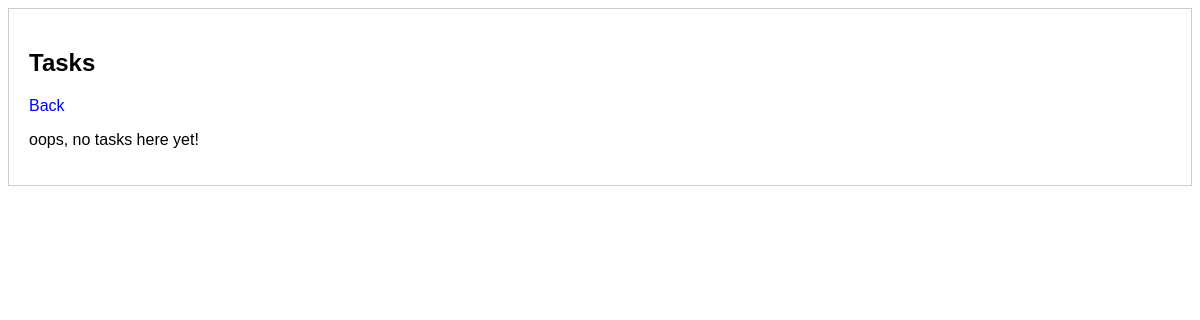
The page /tasks/ on the database as committed earlier.
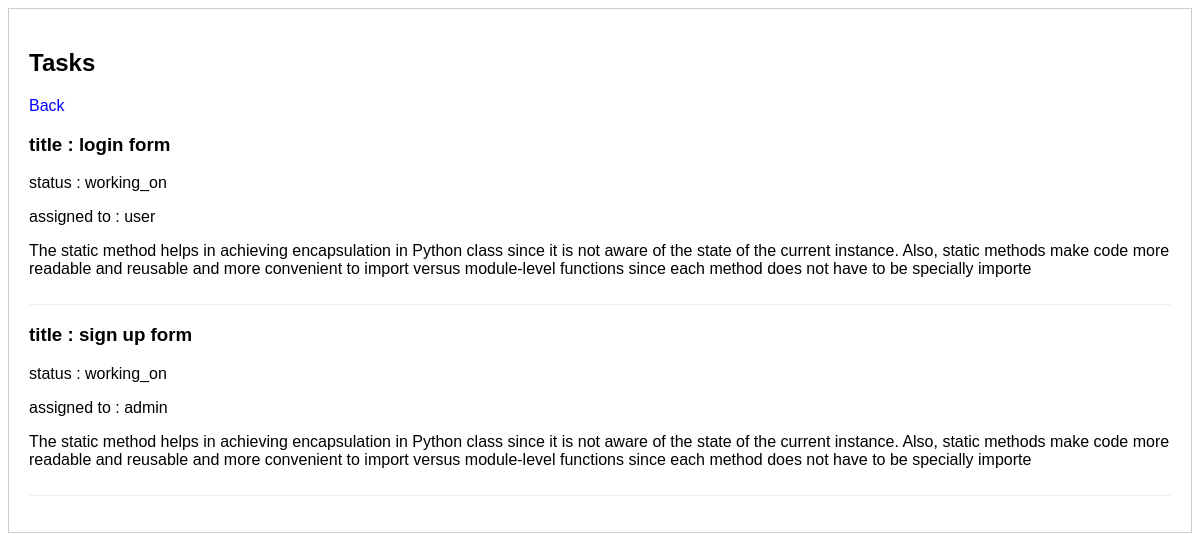
The same page on the database as committed later.
### projects/models.py (models this page shows, shortened)
class ProjectTasks(models.Model):
    class Meta:
        verbose_name = "project's tasks"
        verbose_name_plural = "project's tasks"
    task_choices = (
        ('free', 'free'),
        ('working_on', 'working on'),
        ('done', 'done')
    )
    title = models.CharField(max_length=59)
    content = models.CharField(max_length=300, default=None)
    assigned_to = models.ForeignKey(
        CustomUser, verbose_name=_("assigned to"),
        on_delete=models.CASCADE,
        blank=True,
        null=True
    )
    time_to_finish = models.DateField(verbose_name=_("time to finish"), default=None)
    task_status = models.CharField(
        max_length=10,
        choices=task_choices
    )
    image = models.ImageField(
        upload_to = 'projects/images/',
        null=True,
        blank=True,
        default=None
    )

### authe/models.py (models this page shows)
class CustomUser(AbstractBaseUser, PermissionsMixin):
    username_validator = UnicodeUsernameValidator()
    username = models.CharField(
        _("username"), #this is used for translation; helps users in different lan
        max_length=150,
        default=None,
        unique=True,
        null=False,
        blank=False,
        help_text=(
            "Required. 150 characters or fewer. Letters, digits and @/./+/-/_ only."
        ),
        error_messages={
            "unique": ("A user with that username already exists."),
        },
    )
    first_name = models.CharField(_("first name"), max_length=150, blank=True)
    last_name = models.CharField(_("last name"), max_length=150, blank=True)
    email = models.EmailField(_("email address"), blank=True, unique=False)
    is_staff = models.BooleanField(
        _("staff status"),
        default=False,
        help_text=_("Designates whether the user can log into this admin site."),
    )
    is_active = models.BooleanField(
        _("active"),
        default=True,
        help_text=_(
            "Designates whether this user should be treated as active. "
            "Unselect this instead of deleting accounts."
        ),
    )
    date_joined = models.DateTimeField(_("date joined"), default=timezone.now)
    objects = CustomUserManager()
    USERNAME_FIELD = "username"
    REQUIRED_FIELDS = ['email']
    def __str__(self):
        return self.username

### projects/views.py (the view)
# urls.py: path('tasks/', views.tasks_display, name="tasks"),
def tasks_display(request):
    return render(
        request, 'projects/tasks.html', {'tasks': ProjectTasks.objects.all()}
    )

### templates/projects/tasks.html (shortened to what this page needs)
{% load static %}
<html lang="en">
<head>
    <link rel="stylesheet" href="{% static 'projects/css/homepage.css' %}">
</head>
<body>
    <div class="tasks">
        <h2>Tasks</h2>
        <a style="text-decoration: none;" href="{% url 'projects:homepage' %}">Back</a>
        {% if tasks %}
        <ul>
            {% for task in tasks %}
            <li>
                <h3>title : {{ task.title }}</h3>
                <p>status : {{ task.task_status }}</p>
                <p>assigned to : {{ task.assigned_to }}</p>
                <p>{{ task.content }}</p>
            </li>
            {% endfor %}
        </ul>
        {% else %}
            <p>oops, no tasks here yet!</p>
        {% endif %}
    </div>
</body>
</html>

### static/projects/css/homepage.css (style rules this page uses)
body { font-family: sans-serif; }
h1, h2 { margin-bottom: 20px; }
.projects, .tasks { border: 1px solid #ccc; padding: 20px; margin-bottom: 20px; }
.projects ul, .tasks ul { list-style: none; padding: 0; }
.projects li, .tasks li { margin-bottom: 10px; border-bottom: 1px solid #eee; padding-bottom: 10px; }
.projects a, .tasks a { color: blue; text-decoration: none; }

Rows that differ between the two databases and show on the page:
added ProjectTasks: title "login form", task_status "working_on", assigned_to "user", content "The static method helps in achieving encapsulation in Python class since it is not aware of the state of the current instance. Also, static methods make code more readable and reusable and more convenient to import versus module-level functions since each method does not have to be specially importe"
added ProjectTasks: title "sign up form", task_status "working_on", assigned_to "admin", content "The static method helps in achieving encapsulation in Python class since it is not aware of the state of the current instance. Also, static methods make code more readable and reusable and more convenient to import versus module-level functions since each method does not have to be specially importe"
Other text that changed with them:
text no longer shown: "oops, no tasks here yet!"
